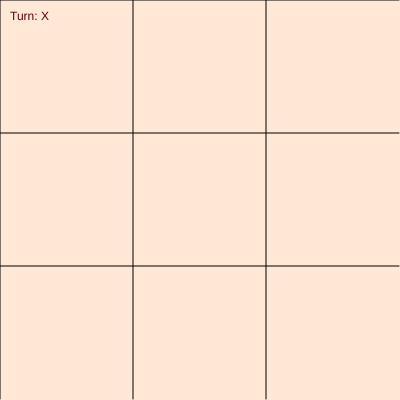
Frame 1 (no input)
Frame 60 (no input): identical to frame 1, image omitted
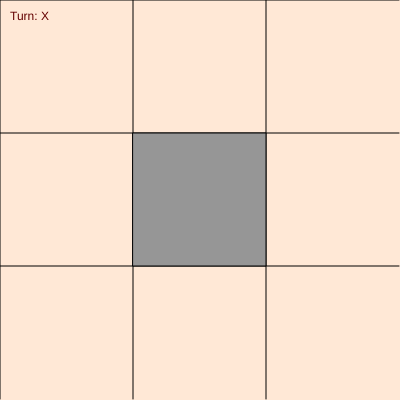
Frame 120 (the mouse pressed at the canvas centre since frame 60)

The p5.js sketch that drew these frames (run headless with seeded random() and noise() and a simulated clock; from frame 60 on, the mouse is pressed at the canvas centre):

// p5.js sketch
// ── sketch.js
//global variables
let tileSize = 133; 
let tileRows = []; 
let currentPlayer = "X"; 

//setup
function setup() {
  createCanvas(400, 400);
  setupTiles();
}

function setupTiles() {
  for (let row = 0; row < 3; row++) {
    tileRows[row] = [];
    for (let col = 0; col < 3; col++) {
      tileRows[row][col] = new Tile(col, row);
    }
  }
}

//reset
function keyPressed() {
  resetGame();
}

function resetGame() {
  createCanvas(400, 400);
  setupTiles();
}

//draw
function draw() {
  background(255, 232, 214);
  drawGrid();
  drawTiles();
  showTurn();
}

//game board
function drawGrid() {
  noFill();
  stroke(0);
  for (let row = 0; row < 3; row++) {
    line(0, row * tileSize, tileSize * 3, row * tileSize);
  }
  for (let col = 0; col < 3; col++) {
    line(col * tileSize, 0, col * tileSize, tileSize * 3);
  }

}
function drawTiles() { 
  //tiles
  for (let row = 0; row < 3; row++) {
    for (let col = 0; col < 3; col++) {
      tileRows[row][col].show();
    }
  }
}

//who's turn is it?
function showTurn(){
  noStroke();
  fill(100, 0, 0);
  text( "Turn: " + currentPlayer, 10, 20);
}

function switchPlayer() { 
  //change turns
  if (currentPlayer === "X") {
    currentPlayer = "O";
  } 
  else {
    currentPlayer = "X";
  }
}

//when mouse is clicked
function mouseClicked() {
  for (let row = 0; row < 3; row++) {
    for (let col = 0; col < 3; col++) {
      ifEmpty(tileRows[row][col]);
    }
  }
}

function ifEmpty(currentTile) { 
  //check if tile empty
  if (currentTile.isMouseInBounds() && currentTile.isEmpty()) {
    currentTile.change(currentPlayer);
    switchPlayer();
  }
}

//making each tile an actual object
class Tile {
  constructor(x, y) {
    this.x = x;
    this.y = y;
    this.theTurn = " ";
  }

  change(theTurn) {
    //ensures that the letter on the tile is correct
    if (theTurn === "X") {
      this.theTurn = "X";
    } 
    else if (theTurn === "O") {
      this.theTurn = "O";
    }
  }

  isEmpty() {
    if (this.theTurn === " ") {
      //if empty
      return true;
    } 
    else {
      //if not then error
      alert("Must place on empty tile");//found alert outside of p5js references
      //thankful that the pop up actually works
      return false;
    }
  }

  //checking if mouse is inside the tile
  isMouseInBounds() {
    let dx = this.x * tileSize;
    let dy = this.y * tileSize;
    if (mouseX > dx &&
      mouseX < dx + tileSize &&
      mouseY > dy &&
      mouseY < dy + tileSize) {
      return true;
    }
    return false;
  }

  //show the tile
  show() {
    let dx = this.x * tileSize;
    let dy = this.y * tileSize;
    if (this.isMouseInBounds()) {
      fill(150);
      rect(dx, dy, tileSize, tileSize);
    }

    //display text
    fill(0);
    push();
    translate(tileSize/2, tileSize/2); //still struggling with centering the entire thing, so i just did the text alone
    text(this.theTurn, dx, dy);
    pop();
  }
}


// ── style.css
html, body {
  margin: 0;
  padding: 0;
}

canvas {
  display: block;
}

div {
  height: 200px;
  width: 400px;
  background: black;

  position: fixed;
  top: 50%;
  left: 50%;
  margin-top: -100px;
  margin-left: -200px;
}
